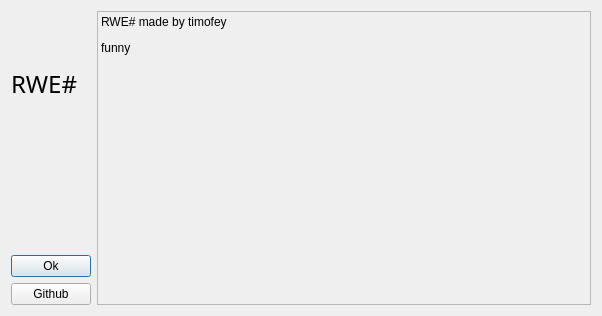
<?xml version="1.0" encoding="UTF-8"?>
<ui version="4.0">
 <class>About</class>
 <widget class="QDialog" name="About">
  <property name="geometry">
   <rect>
    <x>0</x>
    <y>0</y>
    <width>602</width>
    <height>316</height>
   </rect>
  </property>
  <property name="sizePolicy">
   <sizepolicy hsizetype="Minimum" vsizetype="Preferred">
    <horstretch>0</horstretch>
    <verstretch>0</verstretch>
   </sizepolicy>
  </property>
  <property name="windowTitle">
   <string>About</string>
  </property>
  <property name="windowIcon">
   <iconset theme="help-about"/>
  </property>
  <layout class="QGridLayout" name="gridLayout">
   <item row="0" column="2">
    <widget class="QLabel" name="label">
     <property name="sizePolicy">
      <sizepolicy hsizetype="Minimum" vsizetype="Preferred">
       <horstretch>2</horstretch>
       <verstretch>0</verstretch>
      </sizepolicy>
     </property>
     <property name="frameShape">
      <enum>QFrame::Shape::StyledPanel</enum>
     </property>
     <property name="frameShadow">
      <enum>QFrame::Shadow::Raised</enum>
     </property>
     <property name="text">
      <string>&lt;html&gt;&lt;head/&gt;&lt;body&gt;&lt;p&gt;RWE# made by timofey&lt;/p&gt;&lt;p&gt;funny&lt;/p&gt;&lt;/body&gt;&lt;/html&gt;</string>
     </property>
     <property name="textFormat">
      <enum>Qt::TextFormat::AutoText</enum>
     </property>
     <property name="alignment">
      <set>Qt::AlignmentFlag::AlignLeading|Qt::AlignmentFlag::AlignLeft|Qt::AlignmentFlag::AlignTop</set>
     </property>
     <property name="wordWrap">
      <bool>true</bool>
     </property>
    </widget>
   </item>
   <item row="0" column="0">
    <layout class="QVBoxLayout" name="verticalLayout">
     <property name="sizeConstraint">
      <enum>QLayout::SizeConstraint::SetDefaultConstraint</enum>
     </property>
     <item>
      <widget class="QFrame" name="frame">
       <property name="sizePolicy">
        <sizepolicy hsizetype="Preferred" vsizetype="Preferred">
         <horstretch>0</horstretch>
         <verstretch>0</verstretch>
        </sizepolicy>
       </property>
       <property name="minimumSize">
        <size>
         <width>50</width>
         <height>50</height>
        </size>
       </property>
       <property name="maximumSize">
        <size>
         <width>50</width>
         <height>50</height>
        </size>
       </property>
       <property name="cursor">
        <cursorShape>CrossCursor</cursorShape>
       </property>
       <property name="styleSheet">
        <string notr="true">image: url(:/icons/icon.png)</string>
       </property>
       <property name="frameShape">
        <enum>QFrame::Shape::NoFrame</enum>
       </property>
       <property name="frameShadow">
        <enum>QFrame::Shadow::Plain</enum>
       </property>
       <property name="lineWidth">
        <number>0</number>
       </property>
      </widget>
     </item>
     <item>
      <widget class="QLabel" name="label_2">
       <property name="font">
        <font>
         <family>Rodondo</family>
         <pointsize>18</pointsize>
         <kerning>true</kerning>
        </font>
       </property>
       <property name="text">
        <string>RWE#</string>
       </property>
       <property name="scaledContents">
        <bool>false</bool>
       </property>
       <property name="alignment">
        <set>Qt::AlignmentFlag::AlignLeading|Qt::AlignmentFlag::AlignLeft|Qt::AlignmentFlag::AlignVCenter</set>
       </property>
      </widget>
     </item>
     <item>
      <spacer name="verticalSpacer">
       <property name="orientation">
        <enum>Qt::Orientation::Vertical</enum>
       </property>
       <property name="sizeType">
        <enum>QSizePolicy::Policy::Expanding</enum>
       </property>
       <property name="sizeHint" stdset="0">
        <size>
         <width>20</width>
         <height>40</height>
        </size>
       </property>
      </spacer>
     </item>
     <item>
      <widget class="QPushButton" name="pushButton">
       <property name="text">
        <string>Ok</string>
       </property>
      </widget>
     </item>
     <item>
      <widget class="QPushButton" name="pushButton_2">
       <property name="text">
        <string>Github</string>
       </property>
      </widget>
     </item>
    </layout>
   </item>
  </layout>
 </widget>
 <resources>
  <include location="../../../resources/res.qrc"/>
 </resources>
 <connections>
  <connection>
   <sender>pushButton</sender>
   <signal>clicked()</signal>
   <receiver>About</receiver>
   <slot>accept()</slot>
   <hints>
    <hint type="sourcelabel">
     <x>75</x>
     <y>265</y>
    </hint>
    <hint type="destinationlabel">
     <x>108</x>
     <y>274</y>
    </hint>
   </hints>
  </connection>
 </connections>
</ui>
